Frame 1 (no input): blank canvas, image omitted
Frame 60 (no input): blank canvas, image omitted
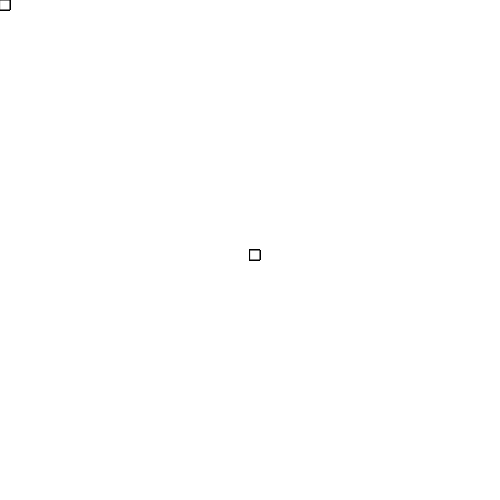
Frame 120 (the mouse pressed at the canvas centre since frame 60)

The p5.js sketch whose frames 1 and 60 were blank and that drew this single picture after the mouse press (run headless with seeded random() and noise() and a simulated clock; from frame 60 on, the mouse is pressed at the canvas centre):

// p5.js sketch
// ── sketch.js
function setup() {
  // put setup code here
  createCanvas(500, 500);
}

function draw() {
  // put drawing code here
rect(mouseX, mouseY, 10, 10) ;
//  ellipse(mouseX, mouseY, 10, 10) ;
}
